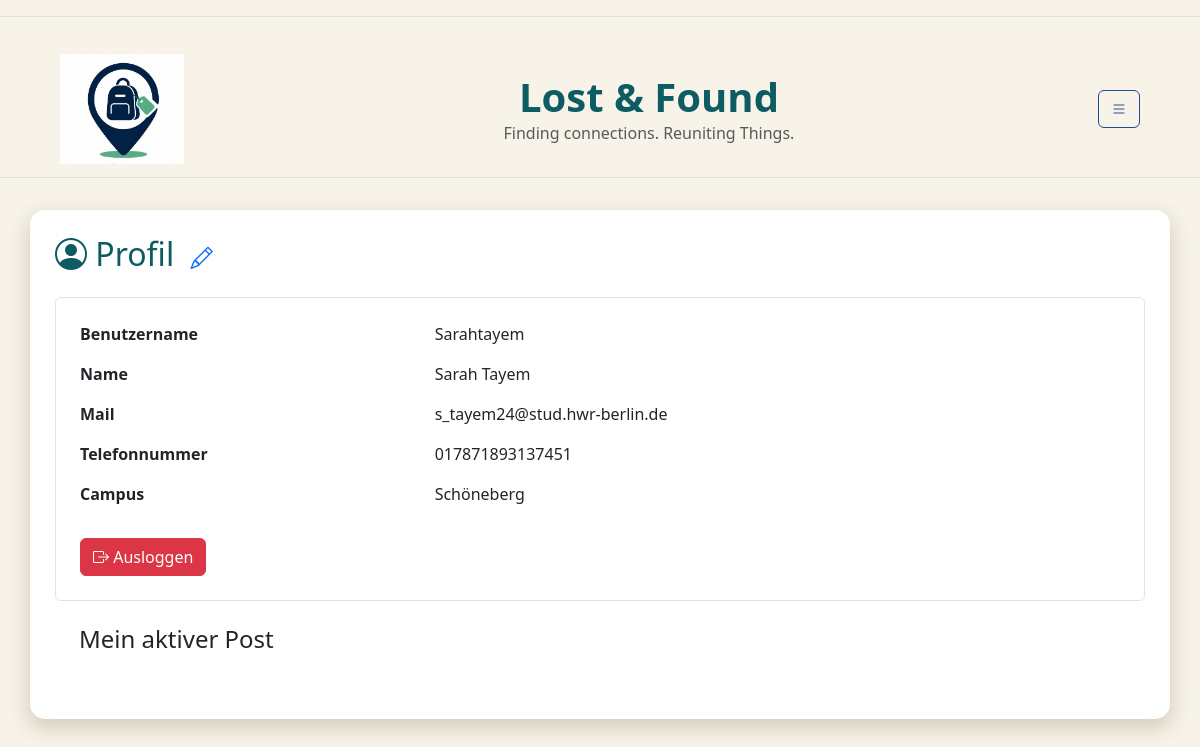
Page /profile/ (signed in) on the earlier database version.
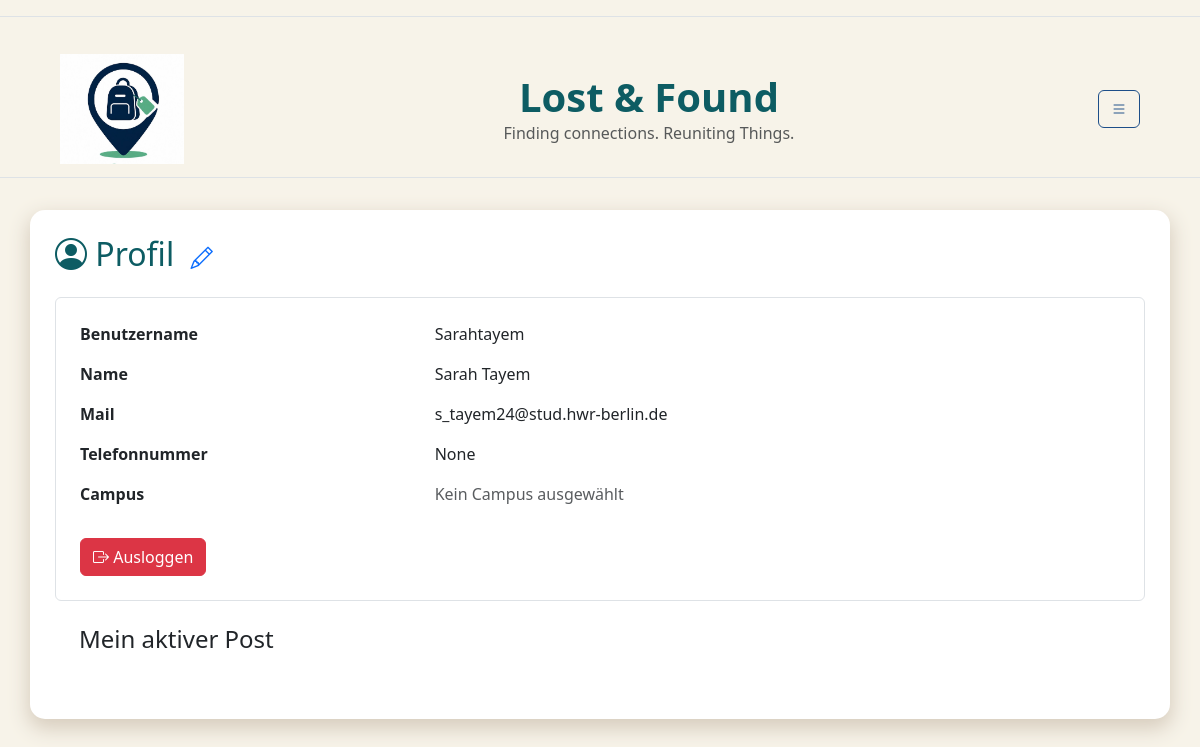
Same page on the later database version.
### db.py (models this page shows)
class StandardUser(db.Model):
    __tablename__ = "standardUser"
    user_id = db.Column( db.Integer, primary_key=True )
    fundbuero_id = db.Column( db.Integer, db.ForeignKey("fundbuero.fundbuero_id"), nullable=True)
    campus_id = db.Column( db.String, db.ForeignKey("campus.campus_id") )
    name = db.Column( db.String)
    benutzername = db.Column( db.String, unique=True)
    telefonnummer = db.Column(db.String)
    passwort = db.Column(db.String,nullable=False)
    hwr_mail = db.Column(db.String, unique=True,nullable=False )
    is_admin = db.Column(db.Boolean, default=False)
    campus = db.relationship("Campus",back_populates="users")
    posts = db.relationship( "Post",back_populates="user")

### app.py (the view)
@app.route('/profile/')
def profile():
    if "user_id" not in session:
        flash("Bitte zuerst einloggen!", "warning")
        return redirect(url_for("login"))
    user = db.session.get(StandardUser, session["user_id"] )
    if user is None:
        session.clear()
        flash("Dein Account existiert nicht mehr.", "warning")
        return redirect(url_for("login"))
    posts = db.session.execute( db.select(Post).where(Post.user_id == user.user_id, Post.status == "laufend")).scalars() # das holt alle posts des eingeloggten users aus der datenbank, die noch nicht abgelaufen sind und deren status "laufend" ist. die posts werden dann in der profile.html datei angezeigt.
    return render_template("profile.html", user=user, posts= posts)

### templates/profile.html (shortened to what this page needs)
{% extends "base.html" %}
{% block CONTENT %}
<h2 class="mb-4">
    <i class="bi bi-person-circle"></i>
    Profil
     <a href="{{ url_for('edit_profile') }}">
            <i class="bi bi-pencil ms-2"  style="font-size: 1.4rem;"></i>
            </a>
</h2>
<div class="border rounded p-4">
    <div class="row mb-3">
        <div class="col-4">
            <strong>Benutzername</strong>
        </div>
        <div class="col">
            {{ user.benutzername }}
        </div>
    </div>
    <div class="row mb-3">
        <div class="col-4">
            <strong>Name</strong>
        </div>
        <div class="col">
            {{ user.name }}
        </div>
    </div>
    <div class="row mb-3">
        <div class="col-4">
            <strong>Mail</strong>
        </div>
        <div class="col">
            {{ user.hwr_mail }}
        </div>
    </div>
    <div class="row mb-3">
        <div class="col-4">
            <strong>Telefonnummer</strong>
        </div>
        <div class="col">
            {{ user.telefonnummer }}
        </div>
    </div>
    <div class="row mb-3" >
        <div class="col-4">
            <strong>Campus</strong>
        </div>
        <div class="col">
        {% if user.campus_id %}
            {{ user.campus_id }}
        {% else %}
            <span class="text-muted">Kein Campus ausgewählt</span>
        {% endif %}
    </div>
        </div>
        <a href="{{ url_for('logout') }}"
            class="btn btn-danger mt-3">
            <i class="bi bi-box-arrow-right"></i>
         Ausloggen
        </a>
    </div>
    <div class = "rounded p-4">
        <h4 class="mb-3">
        Mein aktiver Post
        </h4>
            </div>
            </div>
{% endblock %}

Differences in the rows shown:
changed StandardUser "Sarahtayem": telefonnummer "017871893137451" → "None"; campus_id "Schöneberg" → (not shown)
Other differences:
text now shown: "Kein Campus ausgewählt"
